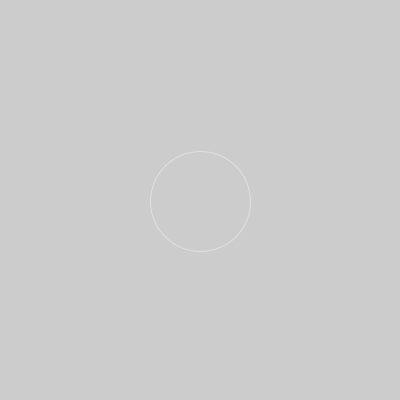
Frame 1 (no input)
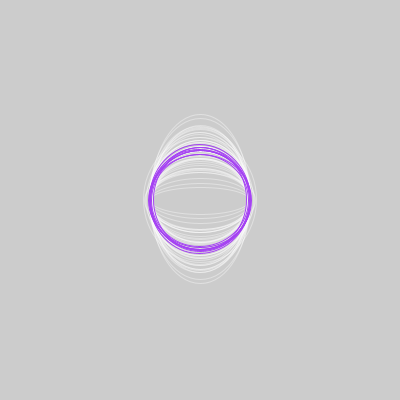
Frame 60 (the mouse pressed at the canvas centre just before this capture)
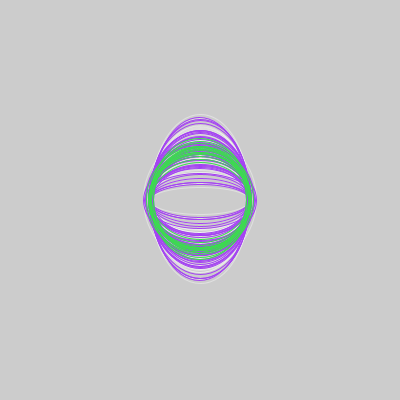
Frame 120 (the mouse held since frame 60 and released just before this capture)

The Processing sketch that drew these frames (run headless with seeded random() and noise(); from frame 60 on, the mouse is pressed at the canvas centre):

// Processing sketch: processing_126651
// ── processing_126651.pde

int i=0; 
int h=0;

void setup() {

  size (400, 400);
  colorMode(HSB);
  //background(#6ACEEB);
  noFill(); 
  stroke(255,100);
  frameRate(30);
  smooth();
}

void draw() {

  
  
 //primer animacion
 ellipse(width/2, height/2 + cos(h), 100 + tan(i*4), 100 - (i*1.5*cos(h)));
 i++;
 h++;
 
 
 
 //cambiar numero, mas grande numero, mas grande la animacion
 if( i > 50) {
 
   i=0;
   colorMode(RGB);
   stroke(random(255),random(255),random(255));
 
 }
 

 
 




}
